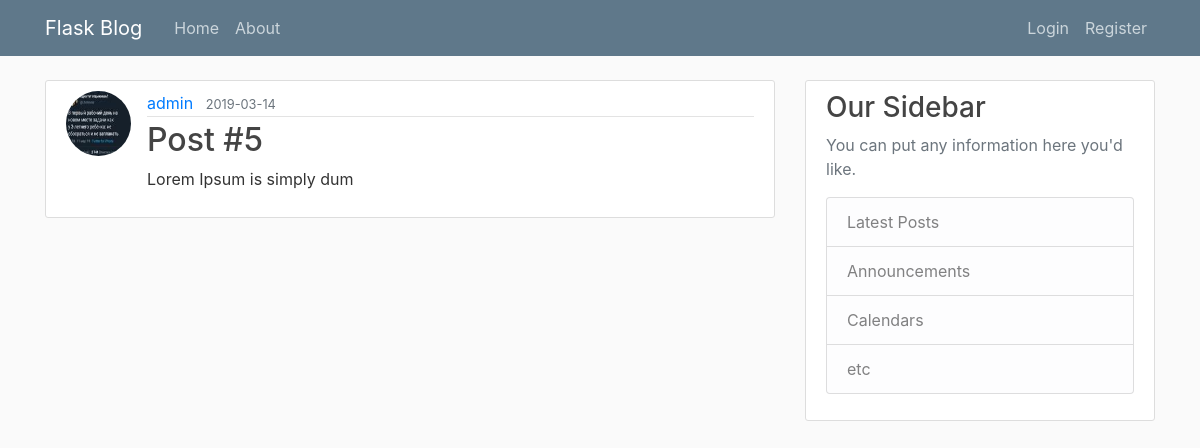
The page /post/14 on the database as committed earlier.
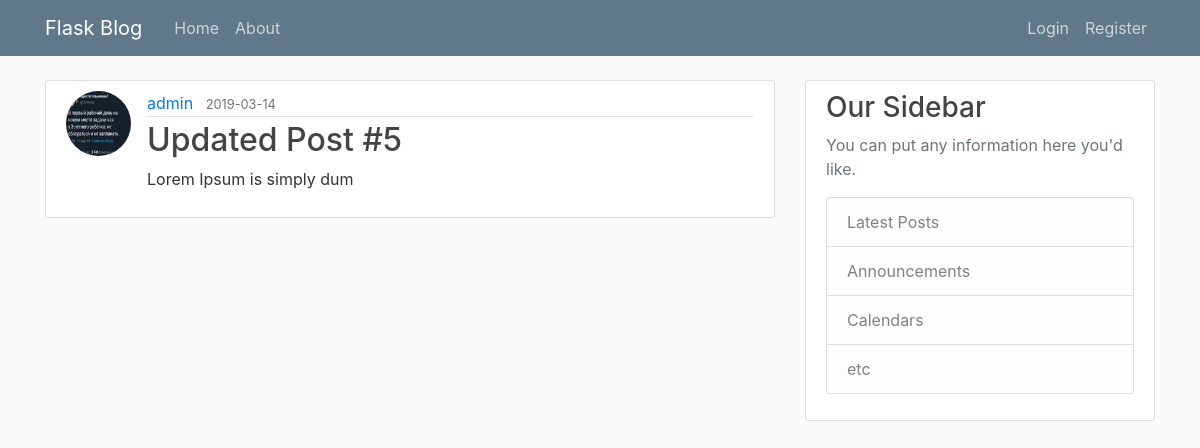
The same page on the database as committed later.
### flaskblog/models.py (models this page shows, shortened)
class Post(db.Model):
    id = db.Column(db.Integer, primary_key=True)
    title = db.Column(db.String(100), nullable=False)
    date_posted = db.Column(db.DateTime, nullable=False, default=datetime.utcnow)
    content = db.Column(db.Text, nullable=False)
    user_id = db.Column(db.Integer, db.ForeignKey('user.id'), nullable=False)

### flaskblog/posts/routes.py (the view)
@posts.route('/post/<int:post_id>')
def post(post_id):
	post = Post.query.get_or_404(post_id)
	return render_template('post.html', title = post.title, post = post)

### flaskblog/templates/post.html (shortened to what this page needs)
{% extends 'layout.html' %}
{% block content %}
		<article class="media content-section">
		  <img class = 'rounded-circle article-img' src="{{ url_for('static', filename = 'profile_pics/' + post.author.image_file) }}">
		  <div class="media-body">
		    <div class="article-metadata">
		      <a class="mr-2" href="{{ url_for('users.user_posts', username=post.author.username) }}">{{ post.author.username }}</a>
		      <small class="text-muted">{{ post.date_posted.strftime('%Y-%m-%d') }}</small>
		    </div>
		    <h2 class = 'article-title'>{{ post.title }}</h2>
		    <p class="article-content">{{ post.content }}</p>
		  </div>
		</article>
{% endblock %}

Rows that differ between the two databases and show on the page:
changed Post "Lorem Ipsum is simply dum": title "Post #5" → "Updated Post #5"
